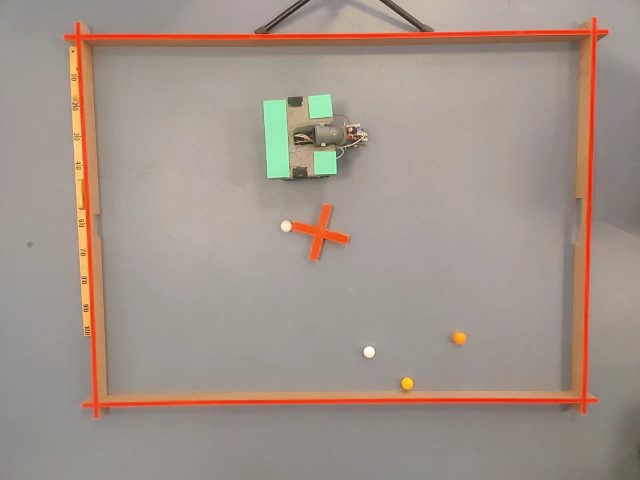
#> input picture Car_detection/image_eight.jpg, 640 x 480 px, given in place of film_2.mp4, which was not available
$ python cam2_10.py
#> lines starting #> are read from the running program, lines starting #| are printed output that depends on the picture; after the words box and inside, x2 and y2 are one past the last pixel; in counts of white or black regions, pixels touching at a corner belong together; pictures that were not available may be replaced by others from this repository, and a replacement may not be noted
from importlib.resources import open_binary
import cv2
import numpy as np
from scipy.optimize import minimize


class Camera2:
    def __init__(self):
        self.hsv_ranges = {
            'red': (np.array([0, 160, 0]), np.array([10, 255, 255])),
            'white': (np.array([0, 0, 253]), np.array([57, 112, 255])),
            'orange': (np.array([13, 186, 250]), np.array([180, 255, 255])),
            'blue_LED': (np.array([121, 0, 254]), np.array([180, 255, 255])),
            'LED': (np.array([85, 0, 250]), np.array([180, 255, 255]))
        }
        self.morph = True
        self.morphed_frame = None
        self.frame = None
        self.cross_lines = None
        self.white_ball_centers = []
        self.blocked_ball_centers = []
        self.egg_center = None
        self.orange_blob_centers = []
        self.blue_LED_centers = []
        self.LED_centers = []
        self.last_cross_angle = 0
        self.M = None
        self.last_valid_points = None
        self.morph_points = None
        self.robot_center = None
        self.robot_direction = None
        self.angle_to_closest_ball = None
        self.distance_to_closest_ball = None

    def equalize_histogram(self, hsv_frame):
        h, s, v = cv2.split(hsv_frame)
        v = cv2.equalizeHist(v)
        return cv2.merge([h, s, v])

    def mask_and_find_contours(self, image, color, erode=False, open=False):
        hsv_lower, hsv_upper = self.hsv_ranges[color]
        hsv = cv2.cvtColor(image, cv2.COLOR_BGR2HSV)
        hsv = self.equalize_histogram(hsv)
        mask = cv2.inRange(hsv, hsv_lower, hsv_upper)

        if open:
            kernel = cv2.getStructuringElement(cv2.MORPH_ELLIPSE, (5, 5))
            mask = cv2.morphologyEx(mask, cv2.MORPH_OPEN, kernel)

        if erode:
            kernel = cv2.getStructuringElement(cv2.MORPH_ELLIPSE, (3, 3))
            mask = cv2.erode(mask, kernel, iterations=1)

        contours, _ = cv2.findContours(
            mask, cv2.RETR_TREE, cv2.CHAIN_APPROX_SIMPLE)
        return contours, mask

    def find_sharpest_corners_method1(self, contour, num_corners=4, epsilon_factor=0.02):
        epsilon = epsilon_factor * cv2.arcLength(contour, True)
        approx_corners = cv2.approxPolyDP(contour, epsilon, True)
        while len(approx_corners) > num_corners:
            epsilon_factor += 0.01
            epsilon = epsilon_factor * cv2.arcLength(contour, True)
            approx_corners = cv2.approxPolyDP(contour, epsilon, True)
        return approx_corners.reshape(-1, 2).astype(int) if len(approx_corners) == num_corners else None

    # [7 lines left out: function find_sharpest_corners_method2, not called in this run]

    def order_points(self, pts):
        rect = np.zeros((4, 2), dtype="float32")
        s = pts.sum(axis=1)
        diff = np.diff(pts, axis=1)
        rect[0], rect[2] = pts[np.argmin(s)], pts[np.argmax(s)]
        rect[1], rect[3] = pts[np.argmin(diff)], pts[np.argmax(diff)]
        return rect

    def percentage_deviation(self, new_points, old_points):
        return np.linalg.norm(new_points - old_points) / np.linalg.norm(old_points) * 100

    def four_point_transform(self, image, pts):
        rect = self.order_points(pts)
        if self.last_valid_points is not None:
            deviation = self.percentage_deviation(rect, self.last_valid_points)
            if deviation > 20:
                print(
                    f"Rejected morph points due to excessive deviation: {deviation:.2f}%")
                if self.M is not None:
                    self.morphed_frame = cv2.warpPerspective(
                        image, self.M, (image.shape[1], image.shape[0]))
                return False
        self.last_valid_points = rect
        self.morph_points = tuple(map(tuple, rect))
        maxWidth = int(
            max(np.linalg.norm(rect[2] - rect[3]), np.linalg.norm(rect[1] - rect[0])))
        maxHeight = int(
            max(np.linalg.norm(rect[1] - rect[2]), np.linalg.norm(rect[0] - rect[3])))
        dst = np.array([[0, 0], [maxWidth - 1, 0], [maxWidth - 1,
                       maxHeight - 1], [0, maxHeight - 1]], dtype="float32")
        self.M = cv2.getPerspectiveTransform(rect, dst)
        self.morphed_frame = cv2.warpPerspective(
            image, self.M, (maxWidth, maxHeight))
        return True

    # [8 lines left out: function distance_to_cross, not called in this run]

    def fit_rotated_cross_to_contour_method1(self, contour):
        rect = cv2.minAreaRect(contour)
        box = cv2.boxPoints(rect)
        box = np.array(box, dtype=np.float32)

        # Find the center of the box
        center = np.mean(box, axis=0)

        # Scale the box by a factor of 2
        scaled_box = center + 2 * (box - center)

        # Convert scaled_box to integer coordinates for drawing
        scaled_box = np.array(scaled_box, dtype=np.int0)

        self.cross_lines = [(tuple(scaled_box[0]), tuple(scaled_box[2])),
                            (tuple(scaled_box[1]), tuple(scaled_box[3]))]

    # [19 lines left out: function fit_rotated_cross_to_contour_method2, not called in this run]

    def sort_contours_by_length(self, contours, min_length=10, reverse=True):
        sorted_contours = sorted(
            contours, key=lambda c: cv2.arcLength(c, True), reverse=reverse)
        return [contour for contour in sorted_contours if cv2.arcLength(contour, True) >= min_length]

    def find_centers_in_contour_list(self, contours):
        centers = []
        for contour in contours:
            M = cv2.moments(contour)
            if M['m00'] != 0:
                centers.append((int(M['m10'] / M['m00']),
                               int(M['m01'] / M['m00'])))
        return centers

    def find_white_blobs(self):
        target_frame = self.morphed_frame if self.morph else self.frame
        contours, _ = self.mask_and_find_contours(
            target_frame, color='white', erode=True, open=True)

        sorted_contours = self.sort_contours_by_length(
            contours, min_length=10, reverse=True)
        if not sorted_contours:
            print("No contours found.")
            self.white_ball_centers = []
            self.blocked_ball_centers = []
            self.egg_center = None
            return False

        # Find the egg contour and its center
        egg_contour = sorted_contours[0]
        self.egg_center = self.find_centers_in_contour_list([egg_contour])[0]

        # Find the centers of the white balls
        white_ball_contours = sorted_contours[1:11] if len(
            sorted_contours) > 1 else []
        self.white_ball_centers = self.find_centers_in_contour_list(
            white_ball_contours)

        # Exclude white blobs that lie within the area of self.LED_centers
        if self.LED_centers:
            LED_center = np.mean(np.array(self.LED_centers), axis=0)
            LED_radius = np.mean(
                [np.linalg.norm(np.array(center) - LED_center) for center in self.LED_centers])
            self.white_ball_centers = [center for center in self.white_ball_centers if np.linalg.norm(
                np.array(center) - LED_center) > LED_radius]

        # Sort white ball centers by distance to robot center
        if self.robot_center is not None:
            self.white_ball_centers = sorted(self.white_ball_centers, key=lambda center: np.linalg.norm(
                np.array(center) - self.robot_center))
            self.distance_to_closest_ball = np.linalg.norm(
                np.array(self.white_ball_centers[0]) - self.robot_center)
            print(
                f"Distance to nearest ball: {self.distance_to_closest_ball:.2f} pixels")

        # Exclude white blobs that lie within a certain radius of the egg center
        if self.egg_center is not None and self.white_ball_centers:
            exclusion_radius = 10  # Define a fixed radius for exclusion
            self.white_ball_centers = [center for center in self.white_ball_centers if np.linalg.norm(
                np.array(center) - self.egg_center) > exclusion_radius]

        # Filter out balls blocked by the cross
        self.blocked_ball_centers = []
        if self.robot_center is not None and self.cross_lines:
            self.white_ball_centers, self.blocked_ball_centers = self.filter_blocked_balls(
                self.white_ball_centers)

        # Calculate the angle to the nearest ball center
        if self.robot_center is not None and self.white_ball_centers:
            nearest_ball_center = self.white_ball_centers[0]
            self.angle_to_closest_ball = self.calculate_angle_to_ball(
                self.robot_center, nearest_ball_center, self.robot_direction)
            print(
                f"Angle to nearest ball: {self.angle_to_closest_ball:.2f} degrees")

        return True

    # [80 lines left out: functions filter_blocked_balls, intersect_lines, calculate_angle_to_ball, not called in this run]

    def find_blobs(self, color, num_points):
        target_frame = self.morphed_frame if self.morph else self.frame
        contours, _ = self.mask_and_find_contours(target_frame, color=color)
        sorted_contours = self.sort_contours_by_length(
            contours, min_length=10, reverse=True)
        if not sorted_contours:
            return False
        centers = self.find_centers_in_contour_list(
            sorted_contours[:num_points])
        if color == 'orange':
            self.orange_blob_centers = centers
        elif color == 'blue_LED':
            self.blue_LED_centers = centers
        elif color == 'LED':
            self.LED_centers = centers
        return bool(centers)

    def find_robot(self):
        if self.LED_centers:
            self.robot_center = np.mean(self.LED_centers, axis=0)

        # Check if there are enough LED centers and blue LED centers
        if len(self.LED_centers) >= 4 and self.blue_LED_centers:
            # Convert to numpy array for calculations
            led_centers_array = np.array(self.LED_centers)
            blue_led_center = np.array(self.blue_LED_centers[0])

            # Sort the LED centers by distance to the first blue LED center
            sorted_indices = np.argsort(np.linalg.norm(
                led_centers_array - blue_led_center, axis=1))
            sorted_led_centers = led_centers_array[sorted_indices]

            b1, b2, f1, f2 = sorted_led_centers[0], sorted_led_centers[2], sorted_led_centers[1], sorted_led_centers[3]

            # Find the center of the line between the two back LEDs
            back_center = (b1 + b2) / 2

            # Find the center of the line between the two front LEDs
            front_center = (f1 + f2) / 2

            # Get vector from back to front, this is the direction the robot is facing
            direction = front_center - back_center

            # Store the direction for drawing
            self.robot_direction = direction

        else:
            self.robot_direction = None

    def process_frame(self):
        try:
            self.preprocess_frame()
            if self.morph:
                contours, _ = self.mask_and_find_contours(
                    self.frame, color='red')
                sorted_contours = self.sort_contours_by_length(
                    contours, min_length=50, reverse=True)
                if len(sorted_contours) > 2:
                    arena_contour, cross_contour = sorted_contours[1], sorted_contours[2]
                    corners = self.find_sharpest_corners_method1(arena_contour)
                    if corners is not None and len(corners) == 4:
                        corners = np.array([corner.ravel()
                                           for corner in corners], dtype="float32")
                        if not self.four_point_transform(self.frame, corners):
                            print("Skipping frame due to invalid morph points.")
                            return
                        if cross_contour is not None:
                            transformed_contour = cv2.perspectiveTransform(
                                cross_contour.reshape(-1, 1, 2).astype(np.float32), self.M).astype(int)
                            self.fit_rotated_cross_to_contour_method1(
                                transformed_contour)

                        self.find_blobs('LED', num_points=4)
                        self.find_blobs('orange', num_points=1)
                        self.find_blobs('blue_LED', num_points=1)
                        self.find_robot()
                        self.find_white_blobs()

                        self.draw_detected_features()
            else:
                self.morphed_frame = self.frame.copy()
                contours, _ = self.mask_and_find_contours(
                    self.frame, color='red')
                sorted_contours = self.sort_contours_by_length(
                    contours, min_length=50, reverse=True)
                if len(sorted_contours) > 2:
                    cross_contour = sorted_contours[2]
                    self.fit_rotated_cross_to_contour_method1(cross_contour)
                self.find_blobs('LED', num_points=4)
                self.find_blobs('orange', num_points=1)
                self.find_blobs('blue_LED', num_points=1)
                self.find_robot()
                self.find_white_blobs()
                self.draw_detected_features()
        except Exception as e:
            print(f"Error processing frame: {e}")

    def draw_detected_features(self):
        if self.white_ball_centers:
            for center in self.white_ball_centers:
                cv2.circle(self.morphed_frame, center, 5, (0, 255, 0), -1)

            # draw a circle around the first ball in the white ball centers
            cv2.circle(self.morphed_frame,
                       self.white_ball_centers[0], 20, (0, 0, 255), 2)

        if self.blocked_ball_centers:
            for center in self.blocked_ball_centers:
                cv2.circle(self.morphed_frame, center, 5, (0, 0, 0), -1)

        if self.egg_center is not None:
            cv2.circle(self.morphed_frame, self.egg_center, 5, (0, 0, 255), -1)
        if self.cross_lines:
            for line in self.cross_lines:
                cv2.line(self.morphed_frame, line[0], line[1], (255, 0, 0), 2)
        if self.orange_blob_centers:
            for center in self.orange_blob_centers:
                cv2.circle(self.morphed_frame, center, 5, (0, 255, 255), -1)
        if self.LED_centers:
            for center in self.LED_centers:
                cv2.circle(self.morphed_frame, center, 8, (255, 255, 255), -1)
        # if self.blue_LED_centers:
        #     for center in self.blue_LED_centers:
        #         cv2.circle(self.morphed_frame, center, 8, (255, 0, 0), -1)
        if self.robot_center is not None:
            center = tuple(map(int, self.robot_center))
            cv2.circle(self.morphed_frame, center, 8, (0, 0, 5), -1)
            if self.robot_direction is not None:

                end_points = (tuple(map(int, self.robot_center)),
                              tuple(map(int, self.robot_center + 50 * self.robot_direction)))
                cv2.arrowedLine(
                    self.morphed_frame, end_points[0], end_points[1], (0, 0, 0), 2)

        # Draw last valid points on frame
        if self.last_valid_points is not None:
            for pt in self.last_valid_points:
                pt = tuple(map(int, pt))
                cv2.circle(self.frame, pt, 5, (0, 0, 0), -1)

    def resize_with_aspect_ratio(self, image, width=None, height=None, inter=cv2.INTER_AREA):
        h, w = image.shape[:2]
        if width is None and height is None:
            return image
        if width is None:
            r = height / float(h)
            dim = (int(w * r), height)
        else:
            r = width / float(w)
            dim = (width, int(h * r))
        return cv2.resize(image, dim, interpolation=inter)

    def preprocess_frame(self):
        self.frame = cv2.GaussianBlur(self.frame, (5, 5), 0)

    def start_video_stream(self, video_source, morph=True):

#> called with morph = True
        self.morph = morph
        cap = cv2.VideoCapture(video_source)
        if not cap.isOpened():
            print(f"Error: Unable to open video source {video_source}")
            return
        first_valid_points_obtained = False
        while True:
            ret, self.frame = cap.read()
#> self.frame is the input picture: shape (480, 640, 3); mean B, G, R 137.2, 147.2, 162.1

            if not ret:
                print("Error: Unable to read frame from video source")
                break

            self.frame = self.resize_with_aspect_ratio(self.frame, width=640)

            if self.morph and not first_valid_points_obtained:
                for _ in range(10):
                    ret, self.frame = cap.read()

                self.frame = self.resize_with_aspect_ratio(
                    self.frame, width=640)
                self.process_frame()
#> in equalize_histogram, `h, s, v = cv2.split(hsv_frame)`:
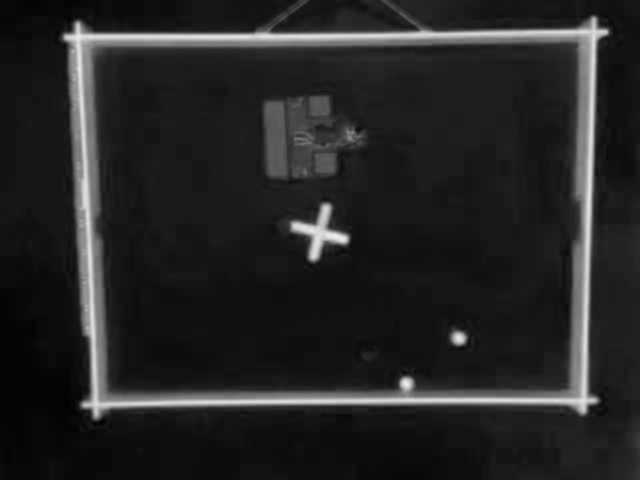
#> s: shape (480, 640); min 0, max 237, mean 37.1
#> in equalize_histogram, `v = cv2.equalizeHist(v)`:
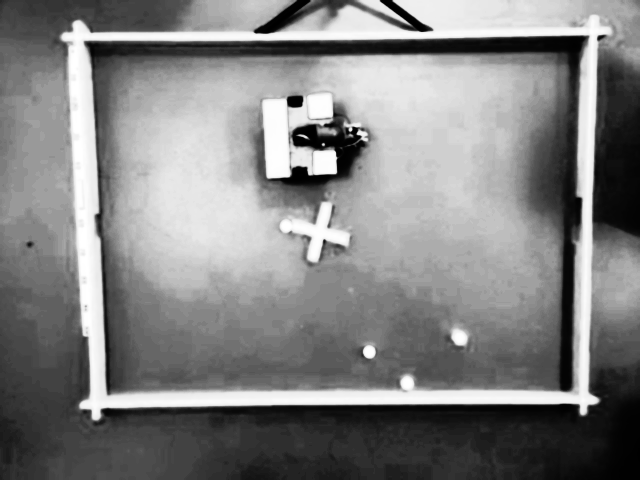
#> v: shape (480, 640); min 0, max 255, mean 129.6
#> in mask_and_find_contours, `mask = cv2.inRange(hsv, hsv_lower, hsv_upper)`:
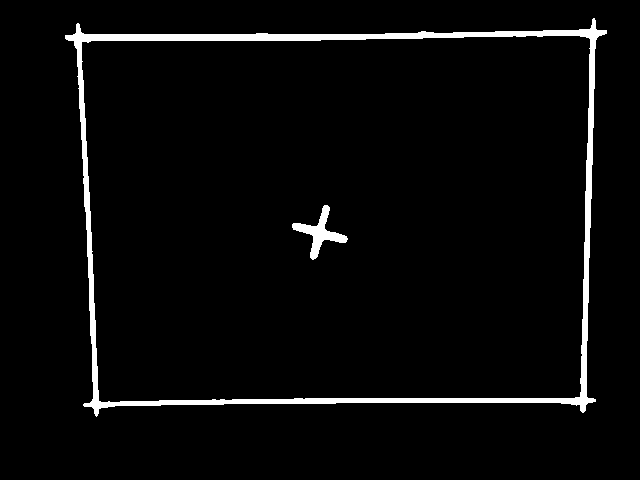
#> mask: shape (480, 640); 3.6% white; 2 white regions
#> in mask_and_find_contours, `contours, _ = cv2.findContours( mask, cv2.RETR_TREE, cv2.CHAIN_APPROX_..`: contours = 3 contours; box (x1, y1, x2, y2) and area: (65, 18, 607, 417) 187193, (81, 35, 591, 403) 178637, (292, 205, 348, 260) 764
#> in sort_contours_by_length, `sorted_contours = sorted( contours, key=lambda c: cv2.arcLength(c, Tru..`: sorted_contours has the same summary as contours in mask_and_find_contours
#> in process_frame, `sorted_contours = self.sort_contours_by_length( contours, min_length=5..`: sorted_contours has the same summary as contours in mask_and_find_contours
#> in process_frame, `arena_contour, cross_contour = sorted_contours[1], sorted_contours[2]`: arena_contour = contour of 135 points, box (x1, y1, x2, y2) (81, 35, 591, 403), area 178637; cross_contour = contour of 96 points, box (x1, y1, x2, y2) (292, 205, 348, 260), area 764
#> in find_sharpest_corners_method1, `epsilon = epsilon_factor * cv2.arcLength(contour, True)`: epsilon = 34.7
#> in find_sharpest_corners_method1, `approx_corners = cv2.approxPolyDP(contour, epsilon, True)`: approx_corners = [[590, 39], [579, 397], [98, 400], [82, 41]]
#> after the loop in find_sharpest_corners_method1, `while len(approx_corners) > num_corners:`: epsilon_factor = 0.02
#> in process_frame, `corners = self.find_sharpest_corners_method1(arena_contour)`: corners = [[590, 39], [579, 397], [98, 400], [82, 41]]
#> in order_points, `s = pts.sum(axis=1)`: s = [629, 976, 498, 123]
#> in order_points, `diff = np.diff(pts, axis=1)`: diff = [-551, -182, 302, -41]
#> in four_point_transform, `rect = self.order_points(pts)`: rect = [[82, 41], [590, 39], [579, 397], [98, 400]]
#> in four_point_transform, `self.morph_points = tuple(map(tuple, rect))`: self.morph_points = ((82, 41), (590, 39), (579, 397), (98, 400))
#> in four_point_transform, `maxWidth = int( max(np.linalg.norm(rect[2] - rect[3]), np.linalg.norm(..`: maxWidth = 508
#> in four_point_transform, `maxHeight = int( max(np.linalg.norm(rect[1] - rect[2]), np.linalg.norm..`: maxHeight = 359
#> in four_point_transform, `dst = np.array([[0, 0], [maxWidth - 1, 0], [maxWidth - 1, maxHeight - ..`: dst = [[0, 0], [507, 0], [507, 358], [0, 358]]
#> in four_point_transform, `self.M = cv2.getPerspectiveTransform(rect, dst)`: self.M = [[0.988, -0.044, -79.21], [0.00369, 0.938, -38.75], [-6.94e-06, -0.000147, 1]]
#> in four_point_transform, `self.morphed_frame = cv2.warpPerspective( image, self.M, (maxWidth, ma..`:
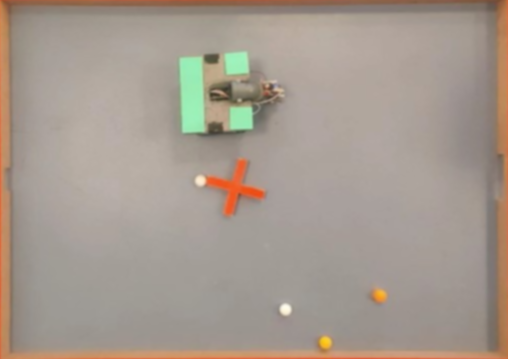
#> self.morphed_frame: shape (359, 508, 3); mean B, G, R 142.8, 153.6, 165.5
#> in process_frame, `transformed_contour = cv2.perspectiveTransform( cross_contour.reshape(..`: transformed_contour = 96 rows, first 8: [239, 159], [238, 160], [238, 161], [237, 162], [237, 166], [236, 167], [236, 169], [235, 170]
#> in fit_rotated_cross_to_contour_method1, `rect = cv2.minAreaRect(contour)`: rect = ((233.9, 186.3), (43.63, 42.54), -29.36)
#> in fit_rotated_cross_to_contour_method1, `box = cv2.boxPoints(rect)`: box = [[225.3, 215.5], [204.4, 178.4], [242.5, 157.1], [263.3, 194.1]]
#> in fit_rotated_cross_to_contour_method1, `center = np.mean(box, axis=0)`: center = [233.9, 186.3]
#> in fit_rotated_cross_to_contour_method1, `scaled_box = center + 2 * (box - center)`: scaled_box = [[216.7, 244.8], [175, 170.6], [251.1, 127.8], [292.8, 202]]
#> in fit_rotated_cross_to_contour_method1, `scaled_box = np.array(scaled_box, dtype=np.int0)`: scaled_box = [[216, 244], [174, 170], [251, 127], [292, 201]]
#> in fit_rotated_cross_to_contour_method1, `self.cross_lines = [(tuple(scaled_box[0]), tuple(scaled_box[2])), (tup..`: self.cross_lines = [((216, 244), (251, 127)), ((174, 170), (292, 201))]
#> in equalize_histogram (call 2), `h, s, v = cv2.split(hsv_frame)`:
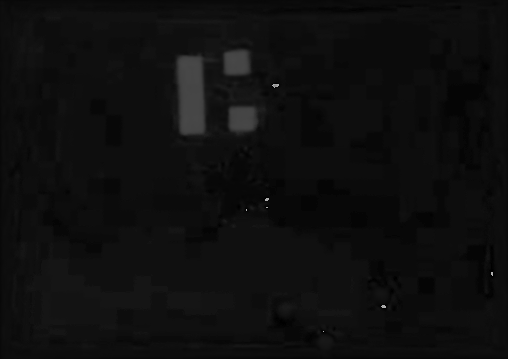
#> h: shape (359, 508); min 0, max 179, mean 14.3
#> in equalize_histogram (call 2), `h, s, v = cv2.split(hsv_frame)`:
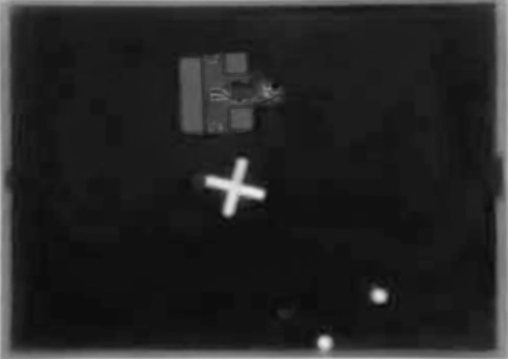
#> s: shape (359, 508); min 10, max 237, mean 35.7
#> in equalize_histogram (call 2), `v = cv2.equalizeHist(v)`:
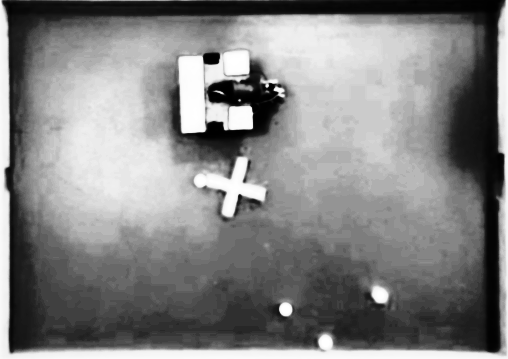
#> v: shape (359, 508); min 0, max 255, mean 130.5
#> (the rest of the program and of its run is left out)
